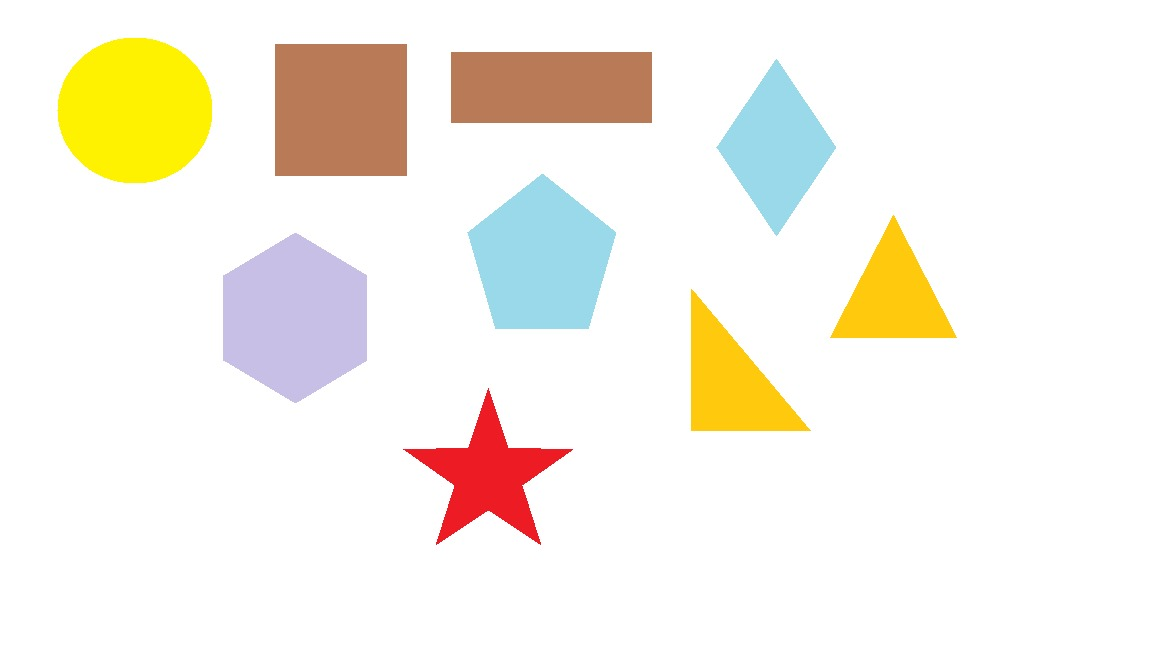
#> input picture img2.jpeg, 1152 x 648 px
$ python main.py
#> lines starting #> are read from the running program, lines starting #| are printed output that depends on the picture; after the words box and inside, x2 and y2 are one past the last pixel; in counts of white or black regions, pixels touching at a corner belong together; long printed decimals are rounded
### function.py
import cv2
import numpy as np
import random
import math as mt

def colorShapes(img):

    imgsmooth = cv2.GaussianBlur(img, (5, 5), 0)
    canny_img = cv2.Canny(imgsmooth, 100, 200)

    _, threshold = cv2.threshold(canny_img, 240, 255, cv2.THRESH_BINARY)
    result = img.copy()
    # Find contours
    contours, _ = cv2.findContours(threshold, cv2.RETR_EXTERNAL, cv2.CHAIN_APPROX_NONE)
    # Analyze contours
    for cnt in contours:

        epsilon = 0.01 * cv2.arcLength(cnt, True)
        approx = cv2.approxPolyDP(cnt, epsilon, True)

        shape, color = get_shape_name(vertices=len(approx))
        x, y, w, h = cv2.boundingRect(cnt)
        center = (int(x + w / 2), int(y + h / 2))

        if len(approx) == 4:
            aspect_ratio = w / float(h)
            if (aspect_ratio >= 0.99 and aspect_ratio <= 1.02):
                shape = "square"
                color = (238, 130, 238)
                print(aspect_ratio, 'square')
            elif (aspect_ratio >= 0.5 and aspect_ratio < 0.75):
                shape = "rhombus"
                color = (216, 191, 216)
                print(aspect_ratio, 'rhombus')
            elif (2.21 < aspect_ratio < 2.5):
                shape = "parallelogram"
                color = (128, 64, 255)
                print(aspect_ratio, 'parallelogram')
            else:
                shape = "rectangle"
                color = (128, 0, 128)
                print(aspect_ratio, 'rectangle')

        result = cv2.drawContours(result, [cnt], -1, color, -1)
        cv2.drawContours(result, [approx], 0, (0, 0, 0), 3)
        result = cv2.putText(result, shape, (center[0] - 20, center[1]), cv2.FONT_HERSHEY_COMPLEX, 0.6, (0, 0, 0), 1)

    return result

def get_shape_name(vertices):
    shape = None
    color = None

    if vertices == 3:
        shape = "Triangle"
        color = (0, 255, 0)

    elif vertices == 4:
        shape = "Quadrilateral"
        color = (255, 0, 0)

    elif vertices == 5:
        shape = "Pentagon"
        color = (255, 0, 255)

    elif vertices == 6:
        shape = "Hexagon"
        color = (255, 255, 0)

    elif vertices == 8:
        shape = "Octagon"
        color = (200, 120, 0)

    elif vertices == 10:
        shape = "Star"
        color = (0, 255, 255)

    elif 7 < vertices <= 13:
        shape = "Ellipse"
        color = (125, 0, 255)

    else:
        shape = "Circle"
        color = (0, 125, 255)

    return shape, color

def sp_noise(image, prob):
    '''
    Add salt and pepper noise to image
    prob: Probability of the noise
    '''
    output = np.zeros(image.shape, np.uint8)
    thres = 1 - prob
    for i in range(image.shape[0]):
        for j in range(image.shape[1]):
            rdn = random.random()
            if rdn < prob:
                output[i][j] = 0
            elif rdn > thres:
                output[i][j] = 255
            else:
                output[i][j] = image[i][j]
    return output

def reduce_noise(image, prob):

    image = cv2.medianBlur(image, 5)

    return image

### main.py
import cv2
from matplotlib import pyplot as plt
import function as fun

img = cv2.imread('img2.jpeg')
#> img is the input picture: shape (648, 1152, 3); mean B, G, R 232.4, 242.1, 246.6
img1 = cv2.imread('img4.jpeg')
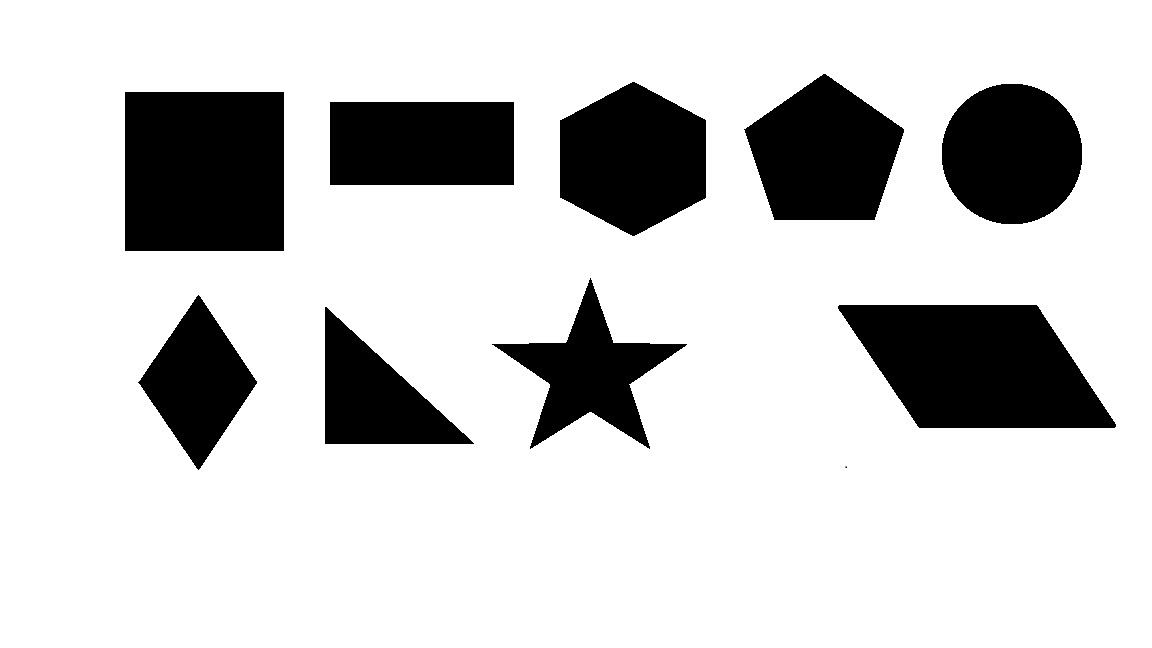
#> input picture img4.jpeg, 1152 x 648 px
#> img1 is the input picture: shape (648, 1152, 3); min 0, max 255, mean 205.1
img2 = cv2.imread('img5.jpeg')
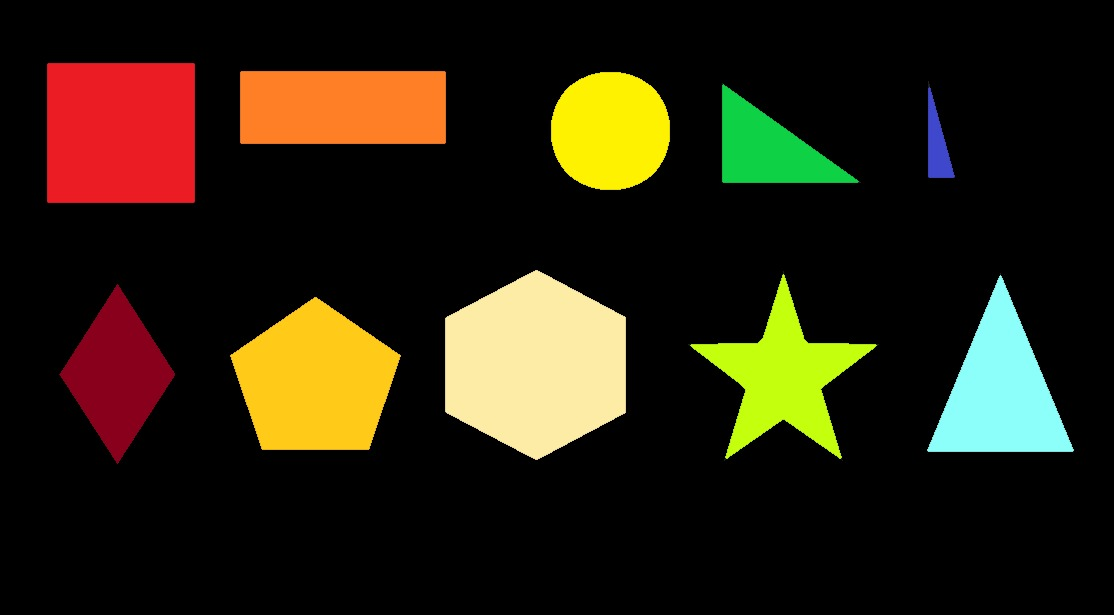
#> input picture img5.jpeg, 1114 x 615 px
#> img2 is the input picture: shape (615, 1114, 3); mean B, G, R 15.7, 33.7, 41.8

prob1 = 0.05

noisy_img = fun.sp_noise(img, prob1)
noisy_img1 = fun.sp_noise(img1, prob1)
noisy_img2 = fun.sp_noise(img2, prob1)

median = fun.reduce_noise(noisy_img, prob1)
median1 = fun.reduce_noise(noisy_img1, prob1)
median2 = fun.reduce_noise(noisy_img2, prob1)

result = fun.colorShapes(median)
#> in colorShapes, `canny_img = cv2.Canny(imgsmooth, 100, 200)`:
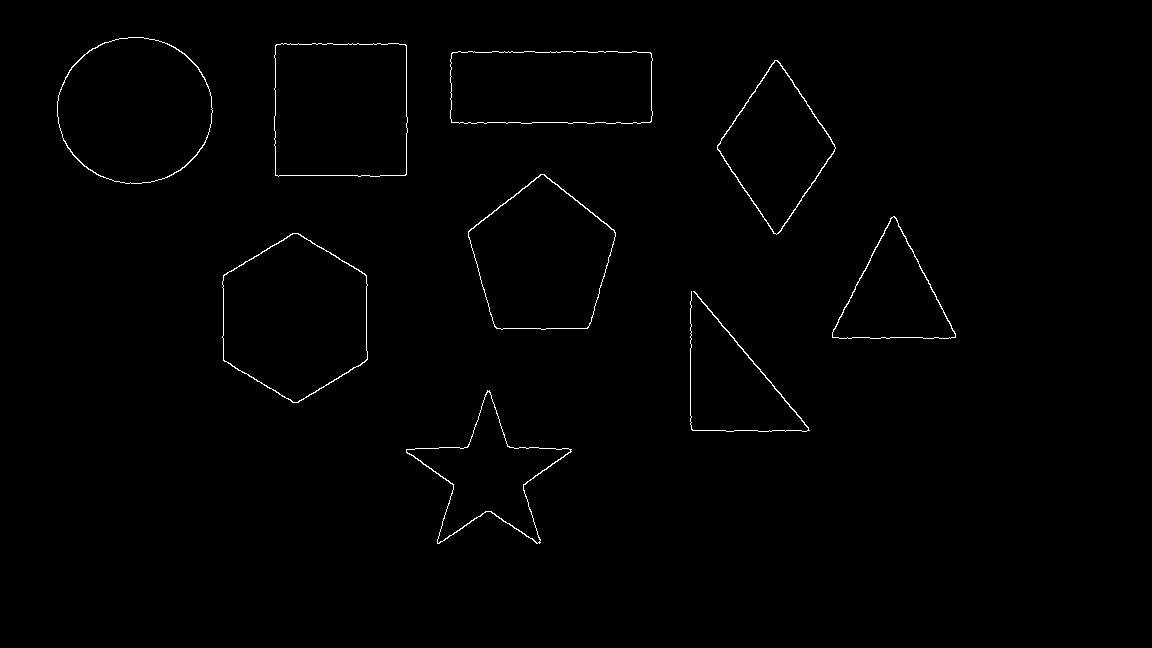
#> canny_img: shape (648, 1152); 0.68% white in thin lines or dots, all inside (x1, y1, x2, y2) = (57, 37, 956, 544)
#> in colorShapes, `contours, _ = cv2.findContours(threshold, cv2.RETR_EXTERNAL, cv2.CHAIN..`: contours = 9 contours; largest, box (x1, y1, x2, y2) and area: (222, 233, 368, 403) 18418, (57, 37, 213, 184) 17799, (274, 43, 408, 177) 17250, (468, 174, 616, 330) 16091, (450, 51, 653, 124) 14182
#> the loop in colorShapes, `for cnt in contours: ` made 9 passes
#> (epsilon, approx, x, y, w, h) on passes 6 to 8: (4.49, [[774, 60], [717, 149], [776, 234], [835, 147]], 717, 60, 119, 175), (5.67, [[451, 53], [451, 122], [651, 121], [650, 52]], 450, 51, 203, 73), (5.41, [[276, 44], [275, 175], [405, 175], [406, 45]], 274, 43, 134, 134)
#> (epsilon, x, y, w, h, center) on passes 1, 2, 3, 5, 9: (6.5, 406, 390, 166, 154, (489, 467)), (9.08, 690, 291, 120, 141, (750, 361)), (5.3, 222, 233, 146, 170, (295, 318)), (5.04, 468, 174, 148, 156, (542, 252)), (5.01, 57, 37, 156, 147, (135, 110))
#| 0.68 rhombus
#| 2.781 rectangle
#| 1.0 square
#> after the loop in colorShapes, `for cnt in contours:`: result: shape (648, 1152, 3); mean of channels 0, 1, 2 234.1, 233.3, 231.2
result1 = fun.colorShapes(median1)
#> in colorShapes (call 2), `canny_img = cv2.Canny(imgsmooth, 100, 200)`: canny_img: shape (648, 1152); 0.73% white in thin lines or dots, all inside (x1, y1, x2, y2) = (124, 74, 1116, 469)
#> in colorShapes (call 2), `contours, _ = cv2.findContours(threshold, cv2.RETR_EXTERNAL, cv2.CHAIN..`: contours = 9 contours; largest, box (x1, y1, x2, y2) and area: (124, 91, 285, 251) 25139, (839, 304, 1116, 428) 24624, (559, 82, 707, 236) 16987, (745, 74, 904, 221) 16269, (941, 83, 1083, 224) 15590
#> the loop in colorShapes (call 2), `for cnt in contours: ` made 9 passes
#> (epsilon, approx, x, y, w, h) on passes 2, 3, 5, 6: (7.04, [[839, 305], [918, 426], [1115, 426], [1036, 305]], 839, 304, 277, 124), (4.43, [[197, 296], [139, 384], [199, 468], [255, 379]], 139, 296, 117, 173), (5.39, [[330, 103], [330, 184], [513, 183], [512, 102]], 329, 101, 186, 85), (6.35, [[125, 92], [127, 250], [284, 249], [283, 92]], 124, 91, 161, 160)
#> (epsilon, x, y, w, h, center) on passes 4, 7, 8, 9: (7.19, 495, 280, 190, 168, (590, 364)), (4.69, 941, 83, 142, 141, (1012, 153)), (5.09, 559, 82, 148, 154, (633, 159)), (5.08, 745, 74, 159, 147, (824, 147))
#| 2.234 parallelogram
#| 0.6763 rhombus
#| 2.188 rectangle
#| 1.006 square
#> after the loop in colorShapes (call 2), `for cnt in contours:`:
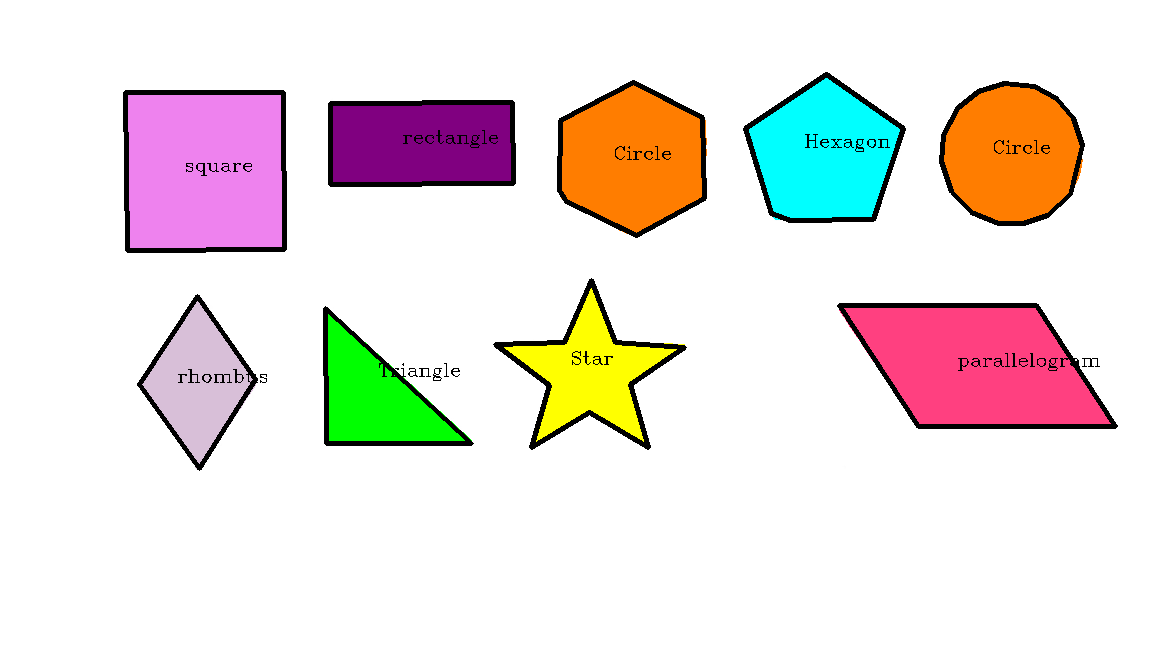
#> result: shape (648, 1152, 3); mean of channels 0, 1, 2 222.9, 226.3, 235; drawn as B, G, R
result2 = fun.colorShapes(median2)
#> in colorShapes (call 3), `canny_img = cv2.Canny(imgsmooth, 100, 200)`: canny_img: shape (615, 1114); 0.81% white in thin lines or dots, all inside (x1, y1, x2, y2) = (46, 62, 1073, 462)
#> in colorShapes (call 3), `contours, _ = cv2.findContours(threshold, cv2.RETR_EXTERNAL, cv2.CHAIN..`: contours = 10 contours, 1 with area under 20; largest, box (x1, y1, x2, y2) and area: (445, 270, 626, 459) 25810, (46, 62, 195, 204) 20449, (231, 298, 400, 450) 18163, (239, 70, 447, 145) 14807, (927, 277, 1073, 452) 13139
#> the loop in colorShapes (call 3), `for cnt in contours: ` made 10 passes
#> (epsilon, approx, x, y, w, h) on passes 2, 9, 10: (4.49, [[116, 285], [60, 375], [118, 461], [174, 372]], 60, 285, 115, 177), (5.6, [[240, 72], [241, 143], [445, 142], [444, 71]], 239, 70, 208, 75), (5.74, [[47, 63], [48, 202], [194, 200], [193, 63]], 46, 62, 149, 142)
#> (epsilon, x, y, w, h, center) on passes 1, 4, 5, 6, 8: (5.37, 231, 298, 169, 152, (315, 374)), (7.33, 692, 275, 183, 183, (783, 366)), (6.27, 445, 270, 181, 189, (535, 364)), (4.27, 927, 87, 28, 91, (941, 132)), (3.99, 551, 72, 119, 119, (610, 131))
#| 0.6497 rhombus
#| 2.773 rectangle
#| 1.049 rectangle
#> pass 1, in colorShapes (call 3), `result = cv2.putText(result, shape, (center[0] - 20, center[1]), cv2.F..`:
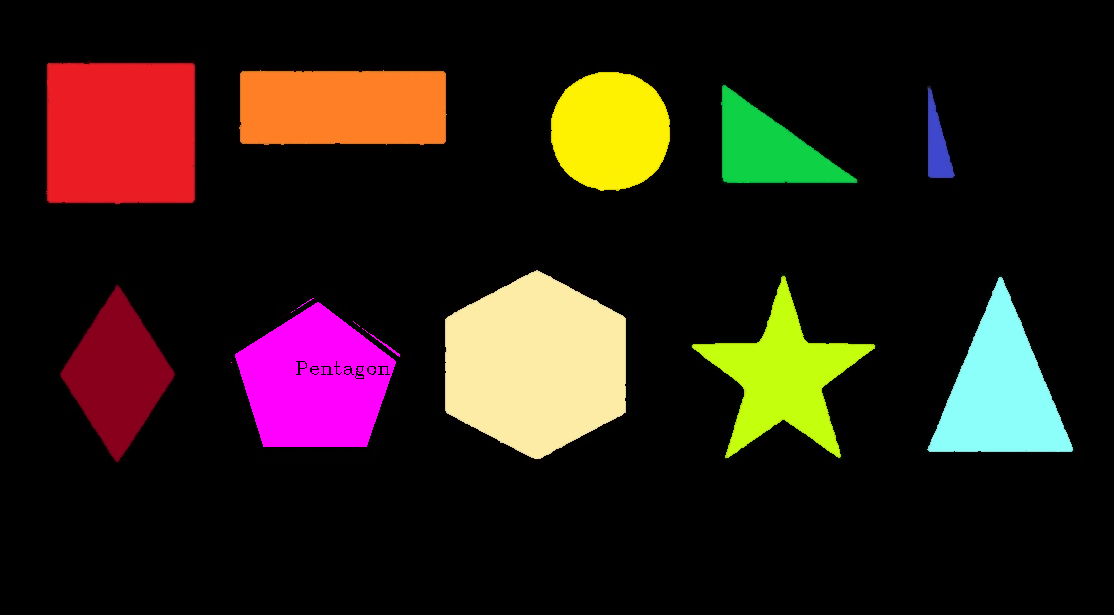
#> result: shape (615, 1114, 3); mean of channels 0, 1, 2 20.8, 28.2, 41; drawn as B, G, R
#> after the loop in colorShapes (call 3), `for cnt in contours:`:
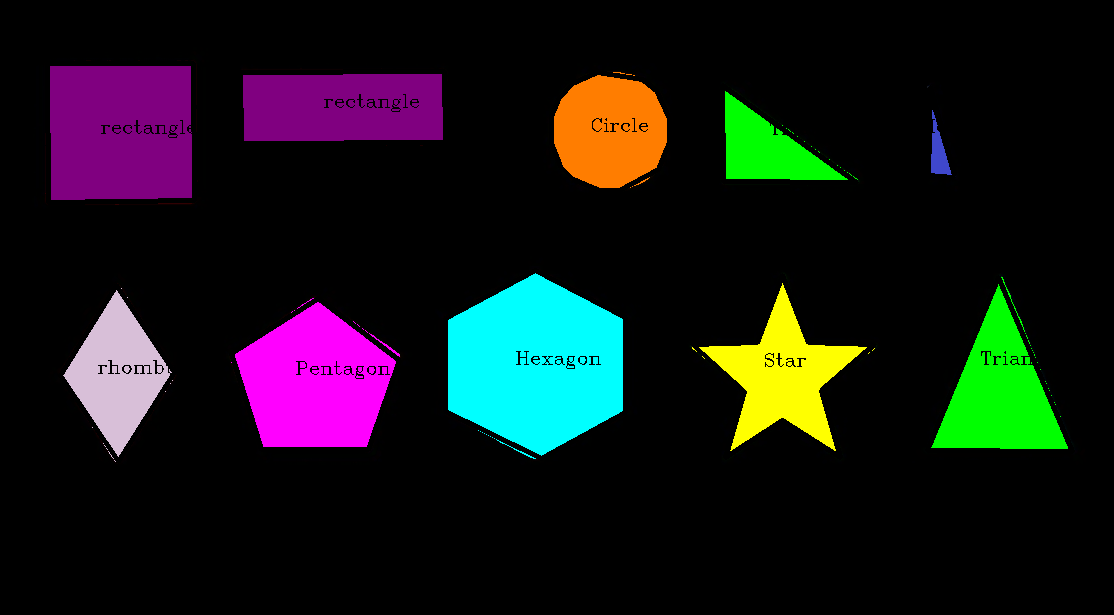
#> result: shape (615, 1114, 3); mean of channels 0, 1, 2 23.7, 23.3, 22.4; drawn as B, G, R

plt.subplot(131)
plt.title('input')
plt.imshow(img[:, :, ::-1])
plt.xticks([])
plt.yticks([])

plt.subplot(132)
plt.title('input')
plt.imshow(noisy_img)
plt.xticks([])
plt.yticks([])

plt.subplot(133)
plt.title('filltered result')
plt.imshow(result)
plt.xticks([])
plt.yticks([])

plt.show()
#> figure, not shown here; B, G, R data is drawn as R, G, B

plt.subplot(131)
plt.title('input')
plt.imshow(img1[:, :, ::-1])
plt.xticks([])
plt.yticks([])

plt.subplot(132)
plt.title('input')
plt.imshow(noisy_img1)
plt.xticks([])
plt.yticks([])

plt.subplot(133)
plt.title('filltered result')
plt.imshow(result1)
plt.xticks([])
plt.yticks([])

plt.show()

plt.subplot(131)
plt.title('input')
plt.imshow(img2[:, :, ::-1])
plt.xticks([])
plt.yticks([])

plt.subplot(132)
plt.title('input')
plt.imshow(noisy_img2)
plt.xticks([])
plt.yticks([])

plt.subplot(133)
plt.title('filltered result')
plt.imshow(result2)
plt.xticks([])
plt.yticks([])

plt.show()
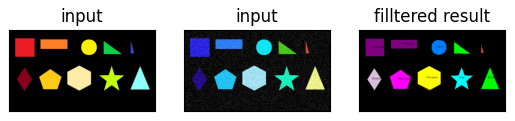
#> figure drawn by matplotlib, 3 panels; B, G, R data is drawn as R, G, B
